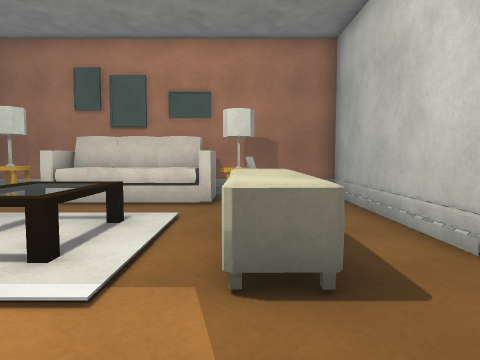
View 1 (above)

13 first-person views from a walk through a scene from a Unity 3-D project. The camera is 1.2 m above the floor, tilts 4° down and sees 70° across. Doors are open. The floor is counted in squares, 1 m on a side. Each view is taken from the middle of a square. On the plan, view 1 faces up. The plan holds only what a view shows up to about 14 squares ahead; the rest is blank. The place goes on beyond the plan. Surface patterns are stand-ins for the level's own textures.

View 2
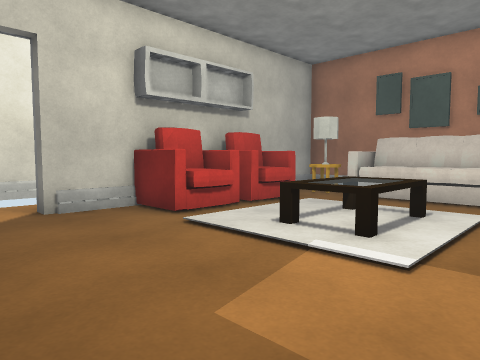

View 3
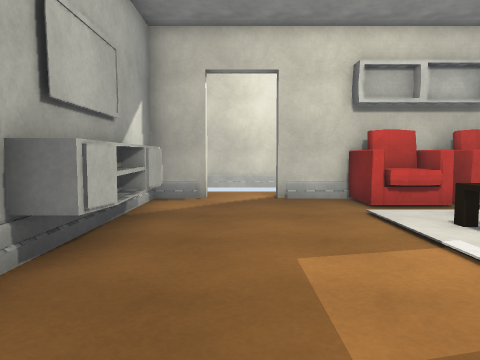

View 4
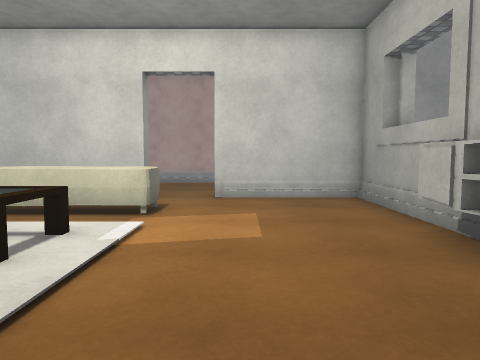

View 5
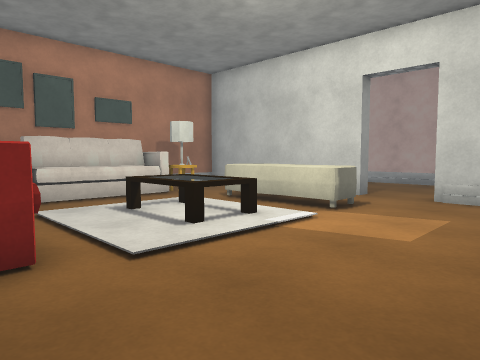

View 6
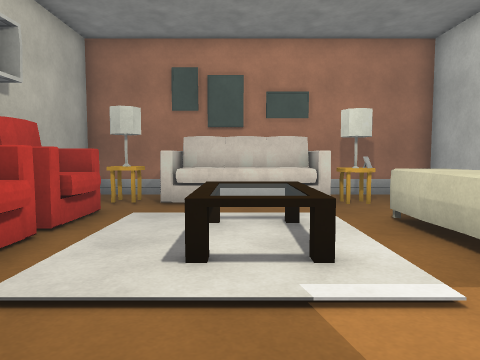

View 7
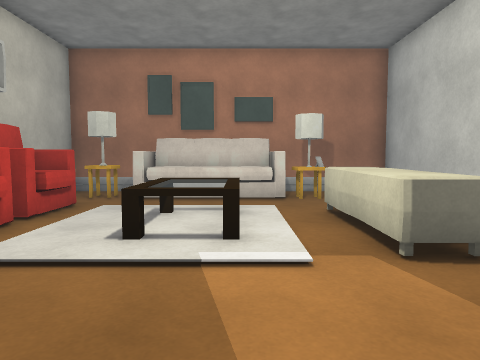

View 8
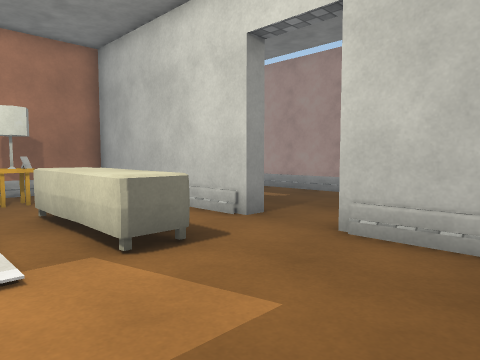

View 9
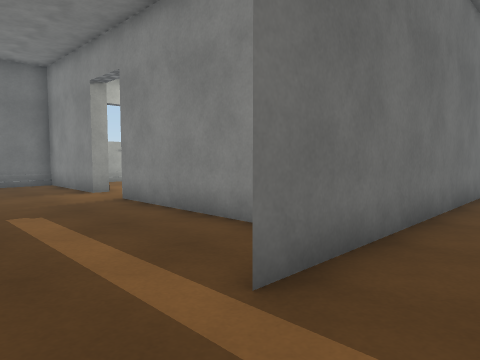

View 10
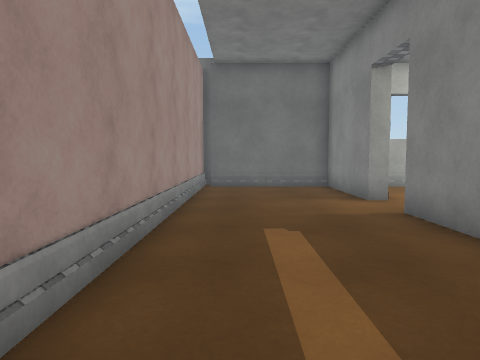

View 11
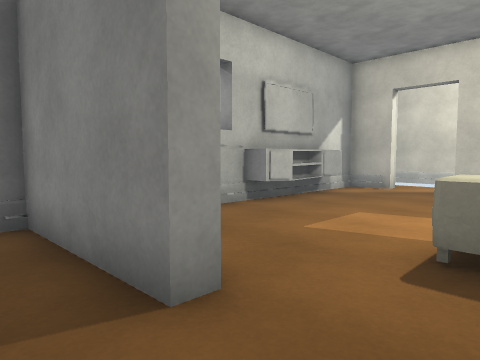

View 12
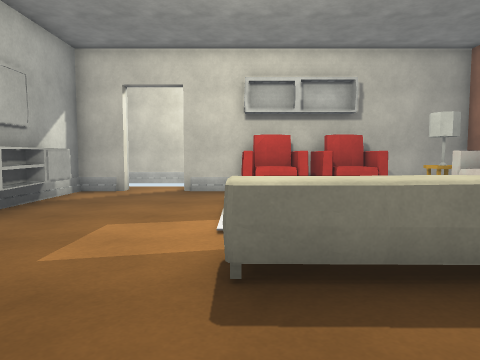

View 13
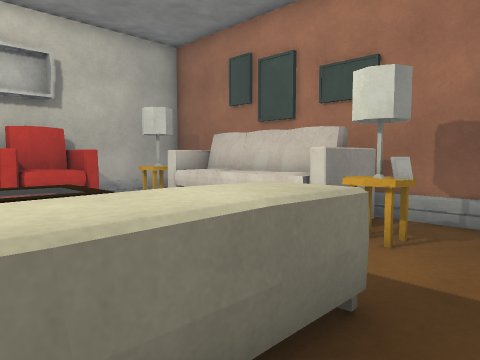

### Floor plan
Key: @ floor where view 1 was taken; # wall or solid block; . floor; D open door; ^ raised ledge; L lamp; S sofa; T table; A TV.
Columns run from 9 left of view 1 to 9 right of it. Each row starts with its distance up from view 1.
 13               .. .
 12          ........
 11  ##############...
 10  #.LSSSSS...#.....
  9  #.TSSSSSL..#.....#
  8  #.......T..#.....#
  7  #SS........#.....#
  6  #SS. TT.^^.#.....#
  5  #SS. TT.^^.#.....#
  4  #SS. TT.^^.D.....#
  3  #SS.....^^.D.....#
  2  #..........D.....#
  1 .D..........#.....#
  0 .D.......@..#.....#
 -1 .D..........#.....#
 -2  #..AAAA....#.....#
 -3  ##################

Where each view was taken, in squares from view 1:
view 1: 0 up, 0 right, facing up
view 2: 1 down, 0 right, facing up-left
view 3: 0 up, 2 right, facing left
view 4: 1 up, 7 left, facing right
view 5: 1 down, 7 left, facing up-right
view 6: 0 up, 3 left, facing up
view 7: 1 down, 2 left, facing up
view 8: 1 down, 2 left, facing up-right
view 9: 13 up, 8 right, facing down-left
view 10: 11 up, 7 right, facing down
view 11: 4 up, 5 right, facing down-left
view 12: 3 up, 4 right, facing left
view 13: 4 up, 2 right, facing up-left
